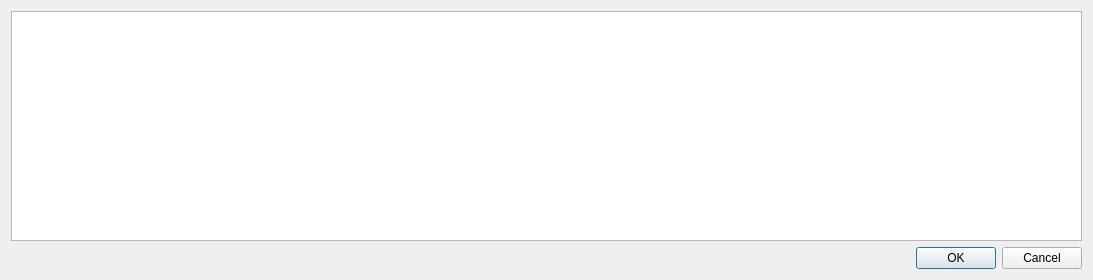
<?xml version="1.0" encoding="UTF-8"?>
<ui version="4.0">
 <class>InterfaceList</class>
 <widget class="QDialog" name="InterfaceList">
  <property name="geometry">
   <rect>
    <x>0</x>
    <y>0</y>
    <width>1093</width>
    <height>280</height>
   </rect>
  </property>
  <property name="windowTitle">
   <string>Dialog</string>
  </property>
  <layout class="QVBoxLayout" name="verticalLayout">
   <item>
    <widget class="QTableView" name="tableView"/>
   </item>
   <item>
    <widget class="QDialogButtonBox" name="buttonBox">
     <property name="orientation">
      <enum>Qt::Horizontal</enum>
     </property>
     <property name="standardButtons">
      <set>QDialogButtonBox::Cancel|QDialogButtonBox::Ok</set>
     </property>
    </widget>
   </item>
  </layout>
 </widget>
 <resources/>
 <connections>
  <connection>
   <sender>buttonBox</sender>
   <signal>accepted()</signal>
   <receiver>InterfaceList</receiver>
   <slot>accept()</slot>
   <hints>
    <hint type="sourcelabel">
     <x>248</x>
     <y>254</y>
    </hint>
    <hint type="destinationlabel">
     <x>157</x>
     <y>274</y>
    </hint>
   </hints>
  </connection>
  <connection>
   <sender>buttonBox</sender>
   <signal>rejected()</signal>
   <receiver>InterfaceList</receiver>
   <slot>reject()</slot>
   <hints>
    <hint type="sourcelabel">
     <x>316</x>
     <y>260</y>
    </hint>
    <hint type="destinationlabel">
     <x>286</x>
     <y>274</y>
    </hint>
   </hints>
  </connection>
 </connections>
</ui>
